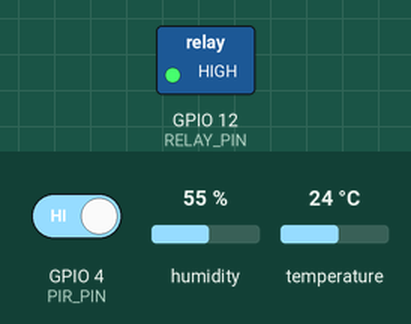
The sketch below on a simulated ESP8266 (NodeMCU). Shown: switched loads named in the sketch (green lamp = pin HIGH). Inputs (shaded band) come from the test bench; at power-on: GPIO 4 (PIR_PIN) HIGH, humidity 55 %, temperature 24 °C. What the sketch prints to the serial monitor is not drawn.

Above: at 0.1 s.
Timing chart, 0 to 1.6 s (numbered marks = the images above):
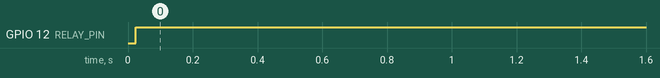

The sketch:

Level3.ino
```cpp
#include <DHT.h>
#include <ESP8266WiFi.h>

#define DHTPIN 5        // Broche de données du capteur DHT11
#define DHTTYPE DHT11   // Type de capteur (DHT11 ou DHT22)
#define PIR_PIN 4       // Broche du capteur de mouvement (PIR)
#define RELAY_PIN 12    // Broche du relais pour la lampe

DHT dht(DHTPIN, DHTTYPE);

void setup() {
  Serial.begin(115200);

  pinMode(PIR_PIN, INPUT);
  pinMode(RELAY_PIN, OUTPUT);

  dht.begin();
}

void loop() {
  // Lecture de la température
  float temperature = dht.readTemperature();

  // Lecture de la détection de mouvement
  int motionDetected = digitalRead(PIR_PIN);

  // Affichage de la température
  Serial.print("Température: ");
  Serial.print(temperature);
  Serial.println("°C");

  // Affichage de la détection de mouvement
  Serial.print("Détection de mouvement: ");
  Serial.println(motionDetected ? "Détecté" : "Non détecté");

  // Contrôle de la lampe en fonction des conditions
  if (temperature < 5 || motionDetected) {
    digitalWrite(RELAY_PIN, HIGH);  // Allumer la lampe
    Serial.println("Lampe allumée");
    delay(59000);
  } else {
    digitalWrite(RELAY_PIN, LOW);   // Éteindre la lampe
    Serial.println("Lampe éteinte");
  }

  delay(1000);  // Attente d'une seconde entre chaque lecture
}
```

Measured:
- by itself, GPIO 12 (RELAY_PIN): LOW → HIGH at 0.02 s
